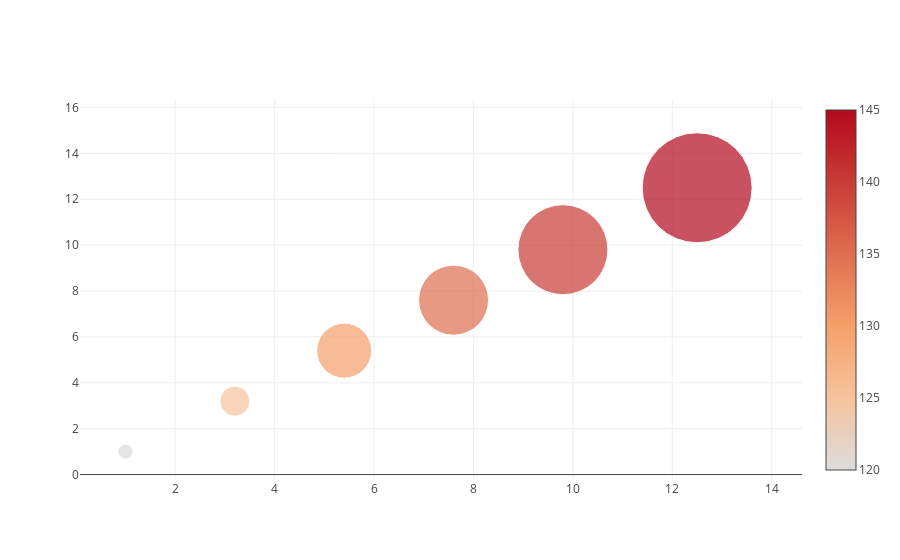

Write notebook code for a chart like this one.
### Markdown cell above
# Buble Chart

### Code cell
data = [{'x':[1, 3.2, 5.4, 7.6, 9.8, 12.5],
         'y':[1, 3.2, 5.4, 7.6, 9.8, 12.5],
         'mode':'markers',
         'marker':{'color': [120,125,130,135,140,145],
                   'size': [15,30,55,70,90,110],
                   'showscale': True}
        }]
py.iplot(data)

### Figure 1 — Plotly figure (JSON) as saved in the notebook; plotly's stock layout.template omitted (floating-point values rounded to 4 significant figures)
{"data": [{"marker": {"color": [120, 125, 130, 135, 140, 145], "showscale": true, "size": [15, 30, 55, 70, 90, 110]}, "mode": "markers", "type": "scatter", "uid": "ebb9e7ef-cd0b-4b3b-9182-17a8e5c9d7d8", "x": [1, 3.2, 5.4, 7.6, 9.8, 12.5], "y": [1, 3.2, 5.4, 7.6, 9.8, 12.5]}], "layout": {}}
